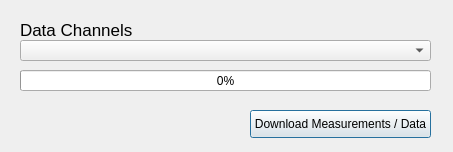
<?xml version="1.0" encoding="UTF-8"?>
<ui version="4.0">
 <class>loadDataChannels</class>
 <widget class="QDialog" name="loadDataChannels">
  <property name="windowModality">
   <enum>Qt::ApplicationModal</enum>
  </property>
  <property name="geometry">
   <rect>
    <x>0</x>
    <y>0</y>
    <width>453</width>
    <height>152</height>
   </rect>
  </property>
  <property name="windowTitle">
   <string>WaterIng Data Channels</string>
  </property>
  <widget class="QComboBox" name="analysis_box">
   <property name="geometry">
    <rect>
     <x>20</x>
     <y>40</y>
     <width>411</width>
     <height>21</height>
    </rect>
   </property>
  </widget>
  <widget class="QLabel" name="projectLabel">
   <property name="enabled">
    <bool>true</bool>
   </property>
   <property name="geometry">
    <rect>
     <x>20</x>
     <y>20</y>
     <width>171</width>
     <height>20</height>
    </rect>
   </property>
   <property name="font">
    <font>
     <pointsize>13</pointsize>
     <weight>50</weight>
     <bold>false</bold>
    </font>
   </property>
   <property name="text">
    <string>Data Channels</string>
   </property>
  </widget>
  <widget class="QPushButton" name="BtGetAnalysisResultsCurrent">
   <property name="geometry">
    <rect>
     <x>250</x>
     <y>110</y>
     <width>181</width>
     <height>28</height>
    </rect>
   </property>
   <property name="text">
    <string>Download Measurements / Data</string>
   </property>
  </widget>
  <widget class="QProgressBar" name="progressBar">
   <property name="geometry">
    <rect>
     <x>20</x>
     <y>70</y>
     <width>411</width>
     <height>21</height>
    </rect>
   </property>
   <property name="value">
    <number>0</number>
   </property>
  </widget>
 </widget>
 <resources/>
 <connections/>
</ui>
